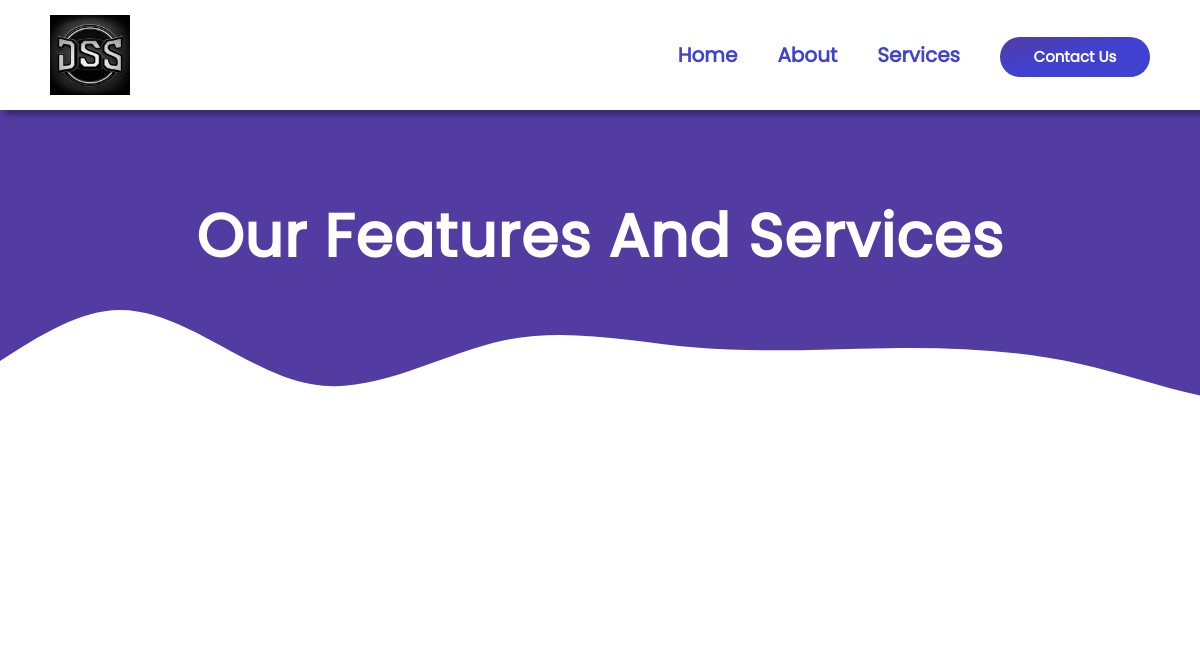
The page /service_admin.php on the database as committed earlier.
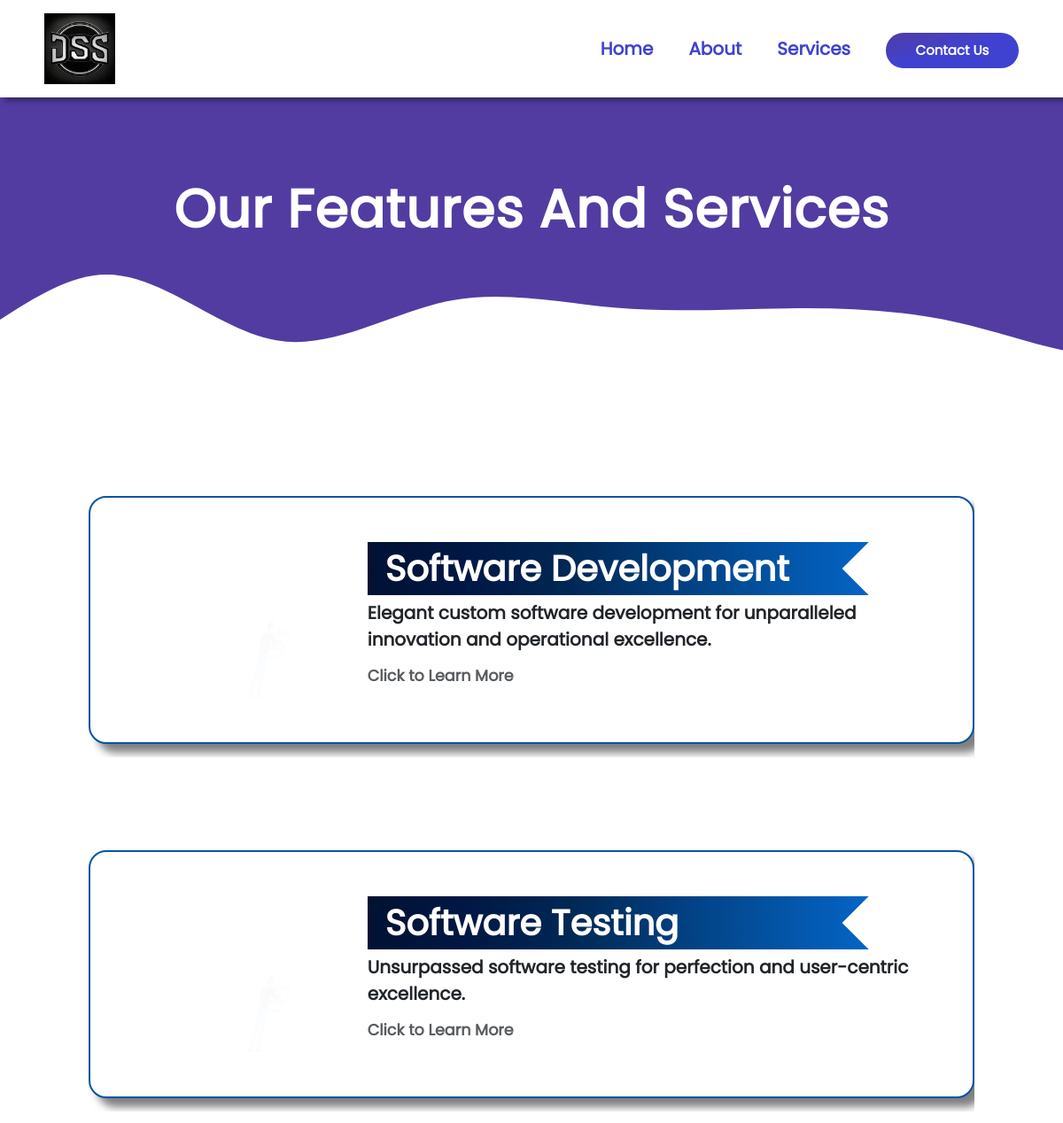
The same page on the database as committed later.
### tables this page shows
CREATE TABLE `servicescard` (
  `id` int(11) NOT NULL,
  `title` varchar(255) NOT NULL,
  `photo` varchar(255) NOT NULL,
  `ShortDesc` varchar(255) NOT NULL,
  `description` varchar(255) NOT NULL
);

### service_admin.php (the view, shortened to what this page needs)
<?php
include("nav.php");
?>
<div class="bg--svg" style="overflow-x:hidden;">
</div>
<div class="service--body" style="overflow-x:hidden;">
<h3 class="services--tittle">Our Features And Services</h3>
<div class="card--services--body">
<?php
$query = "SELECT * FROM `servicescard`";
$is_query_run = mysqli_query($connection,$query);
    while ($query_executed = mysqli_fetch_array ($is_query_run))
    {
?>
<a href="service_admin.php?id=<?php echo $query_executed['id'];
?>" >
        <div class="card--services">
            <div class="card mb-3" style="overflow:hidden;">
                <div class="row no-gutters idkHyperClassMayBe" style="overflow:hidden;">
                    <div class="col-md-4 gif--image">
                        <img src="images/card gifs/software development card.gif" class="card-img" alt="...">
                    </div>
                    <div class="col-md-8">
                        <div class="card-body">
                            <h5 class="card-title" style="overflow:hidden;"><?php echo $query_executed['title']; ?></h5>
                            <div class="twist--box"></div>
                            <p class="card-text"><?php echo $query_executed['ShortDesc']; ?></p>
                            <p class="card-text"><small class="text-muted">Click to Learn More</small></p>
                        </div>
                    </div>
                </div>
            </div>
        </div>
    </a>
    <?php
    }
    ?>
</div>

### header.php (shortened to what this page needs)
<!DOCTYPE html>
<html lang="en">
<head>
    <link rel="stylesheet" href="https://cdnjs.cloudflare.com/ajax/libs/font-awesome/6.0.0-beta3/css/all.min.css" />
    <link rel="stylesheet" href="https://cdnjs.cloudflare.com/ajax/libs/font-awesome/6.4.0/css/all.min.css" />
    <link rel="stylesheet" href="	https://cdn.jsdelivr.net/npm/bootstrap@5.3.0/dist/css/bootstrap.min.css">
    <link rel="stylesheet" href="css/style.css" />
</head>
<body>

### nav.php (shortened to what this page needs)
<?php
include("header.php");
?>
<header>
    <nav>
        <a href="index.php?msg=testing" id="logo"><img src="images/20230327_034238_0000.png" alt="LOGO" /></a>
        <ul id="nav-bar">
            <li>
                <a href="index.php">Home</a>
            </li>
            <li>
                <a href="aboutUs.php">About</a>
            </li>
            <li>
                <a href="services.php">Services</a>
            </li>
            <li>
                <a href="contactUs.php"><input type="button" value="Contact Us"></a>
            </li>
        </ul>
    </nav>
</header>
<section id="home">
</section>

### css/style.css (style rules this page uses)
html { font-size: 62.5%; }
body { overflow-x: hidden; }
* { font-family: poppins; margin: 0; padding: 0; box-sizing: border-box; position: relative; }
:root { --primary: white; --secondary: #000; --gradiantLeft: #523ca2; --gradianRight: #3f42d1; }
header { position: fixed; width: 100vw; background-color: white; padding: 1.5rem 5rem; z-index: 1000; box-shadow: .5rem .5rem .5rem rgba(0, 0, 0, .3); }
nav { display: flex; justify-content: space-between; align-items: center; }
nav ul { list-style: none; display: flex; gap: 4rem; }
nav a { font-size: 1.8rem; text-decoration: none; }
nav a#logo>img { color: #000000; font-weight: 700; height: 8rem; width: 8rem; }
nav ul a { margin-top: 2rem; height: 4rem; color: var(--gradianRight); font-weight: 600; font-size: 2rem; line-height: 5rem; z-index: 1001; }
nav ul a>input { height: 4rem; width: 15rem; border-radius: 3rem; background-image: linear-gradient(to bottom right, var(--gradiantLeft), var(--gradianRight), var(--gradianRight)); font-size: 1.5rem; color: white; border: none; font-weight: bold; line-height: 3rem; }
section#home { height: 10rem; width: 100%; background-color: cornflowerblue; position: relative; }
.bg--svg { width: 100vw; position: absolute; overflow-x: hidden; }
.services--tittle { width: 100%; text-align: center; height: 20rem; padding: 10rem; padding-left: 0; padding-right: 0; font-size: 6rem; font-weight: bolder; letter-spacing: .1rem; color: white; background-clip: text; -webkit-background-clip: text; overflow-y: hidden; pointer-events: none; }
.card--services .card-text { font-size: 2rem; font-weight: bold; }
.service--body { width: 100%; display: flex; align-items: center; flex-direction: column; position: relative; gap: 15rem; }
.bg--svg>svg { width: 100vw; transform: scaleX(1.8); }
.card--services { width: 100%; display: flex; justify-content: center; align-items: center; overflow: hidden; flex-direction: column; margin-top: 10rem; height: 30rem; }
.card--services>.card { height: 28rem; width: 100rem; border: .2rem solid #0353a4; box-shadow: 1rem 1rem 1rem rgba(0, 0, 0, .5); border-radius: 2rem; cursor: pointer; overflow: hidden; transition: 0.3s; position: relative; }
.gif--image, .gif--image>img { height: 27rem; width: 20rem; }
.idkHyperClassMayBe { display: flex; justify-content: space-around; }
.card--services .twist--box { height: 5rem; width: 5rem; position: absolute; background-color: white; transform: rotate(45deg); top: 1.5rem; right: 8%; }
.card--services .card-title { font-size: 4rem; font-weight: bolder; background-image: linear-gradient(to right, #001233, #001845, #002855, #023e7d, #0353a4, #0466c8); width: 90%; color: white; height: 6rem; padding-left: 2rem; line-height: 6rem; }
.card--services .card-body { margin-top: 4rem; position: relative; margin-right: 0 !important; }
.card--services:last-child { margin-bottom: 10rem; }
ul { margin: 0px; padding: 0px; }
a:link, a:active, a:hover, a:visited { text-decoration: none; }
.row>* { flex-shrink: 1 !important; }

Rows that differ between the two databases and show on the page:
added servicescard: title "Software Development", ShortDesc "Elegant custom software development for unparalleled innovation and operational excellence."
added servicescard: title "Software Testing", ShortDesc "Unsurpassed software testing for perfection and user-centric excellence."
